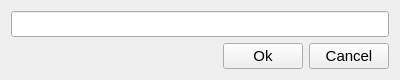
<?xml version="1.0" encoding="UTF-8"?>
<ui version="4.0">
 <class>LineEditDialog</class>
 <widget class="QDialog" name="LineEditDialog">
  <property name="geometry">
   <rect>
    <x>0</x>
    <y>0</y>
    <width>400</width>
    <height>76</height>
   </rect>
  </property>
  <property name="font">
   <font>
    <pointsize>11</pointsize>
   </font>
  </property>
  <property name="windowTitle">
   <string/>
  </property>
  <property name="locale">
   <locale language="English" country="UnitedStates"/>
  </property>
  <layout class="QGridLayout" name="gridLayout">
   <item row="1" column="1">
    <widget class="QPushButton" name="okButton">
     <property name="sizePolicy">
      <sizepolicy hsizetype="Fixed" vsizetype="Fixed">
       <horstretch>0</horstretch>
       <verstretch>0</verstretch>
      </sizepolicy>
     </property>
     <property name="maximumSize">
      <size>
       <width>16777215</width>
       <height>16777215</height>
      </size>
     </property>
     <property name="focusPolicy">
      <enum>Qt::NoFocus</enum>
     </property>
     <property name="text">
      <string>Ok</string>
     </property>
    </widget>
   </item>
   <item row="1" column="2">
    <widget class="QPushButton" name="cancelButton">
     <property name="sizePolicy">
      <sizepolicy hsizetype="Fixed" vsizetype="Fixed">
       <horstretch>0</horstretch>
       <verstretch>0</verstretch>
      </sizepolicy>
     </property>
     <property name="maximumSize">
      <size>
       <width>16777215</width>
       <height>16777215</height>
      </size>
     </property>
     <property name="focusPolicy">
      <enum>Qt::NoFocus</enum>
     </property>
     <property name="text">
      <string>Cancel</string>
     </property>
    </widget>
   </item>
   <item row="0" column="0" colspan="3">
    <widget class="QLineEdit" name="lineEdit">
     <property name="clearButtonEnabled">
      <bool>true</bool>
     </property>
    </widget>
   </item>
  </layout>
 </widget>
 <resources/>
 <connections/>
</ui>
